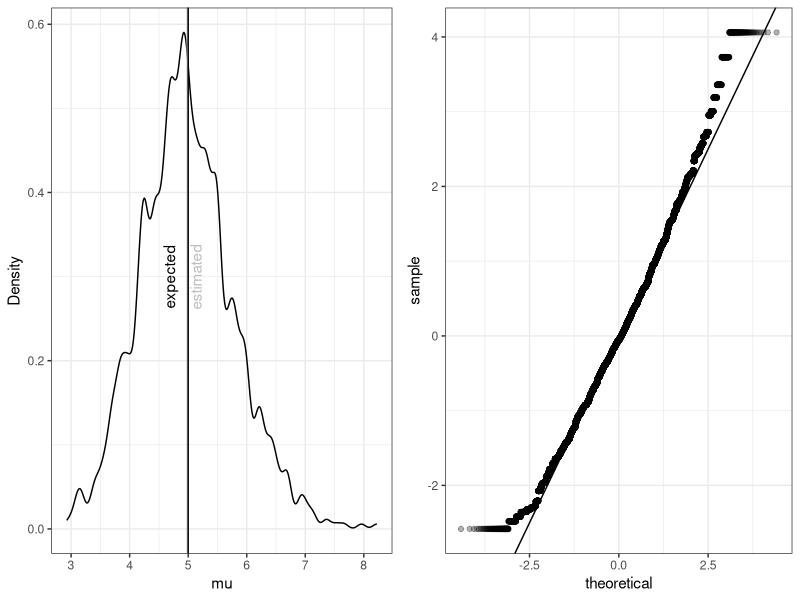
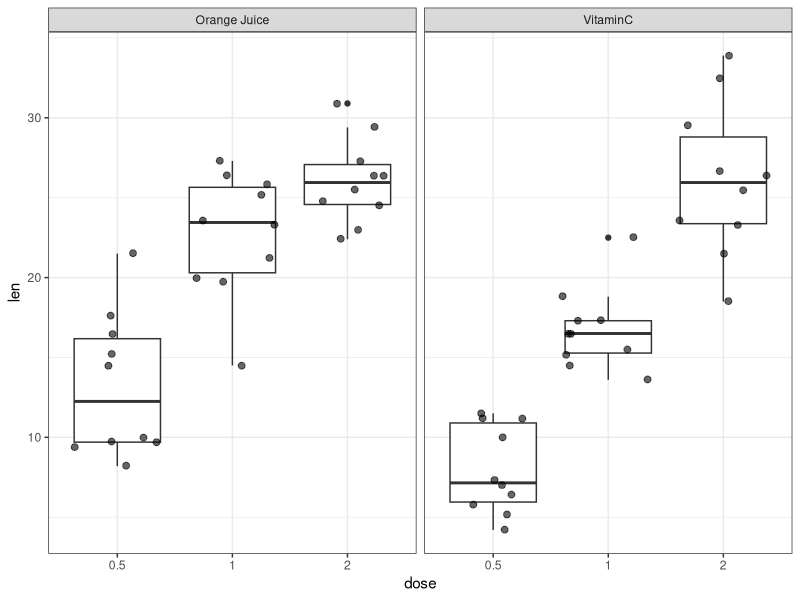

Generate these figures, in order, with R:
## ---- chunk 1
library(reshape2)
library(ggplot2)
library(gridExtra)
library(dplyr)
## ---- chunk 2
simulateExpMean <- function(n, nosim, lambda) {
    mu <- rep(0, nosim)
    for (i in 1:nosim) {
        mu[i] <- mean(rexp(n, lambda))
    }
    return(mu)
}
## ---- chunk 3
set.seed(42)
lambda <- .2
n <- 40
nosim <- 1000
simulations <- data.frame(nosim_100=simulateExpMean(n, 100, lambda),
                          nosim_1000=simulateExpMean(n, 1000, lambda),
                          nosim_10000=simulateExpMean(n, 10000, lambda),
                          nosim_100000=simulateExpMean(n, 100000, lambda))
## ---- chunk 4
mu_hat <- colMeans(simulations)
var_hat <- sapply(simulations, var)
## ---- chunk 5
sTest <- shapiro.test(sample(simulations$nosim_1000, size=5000))
## ---- chunk 6
mu_hat[2] + c(-1,1) * 1.96 * sqrt(var_hat[2])/sqrt(n)
## ---- chunk 7
data(ToothGrowth)
## ---- chunk 8
vitaminC <- filter(ToothGrowth, as.character(supp) == "VC")
orangeJuice <- filter(ToothGrowth, as.character(supp) == "OJ")
## ---- chunk 9
summary(vitaminC$len); summary(orangeJuice$len); table(ToothGrowth$supp, 
                                                       ToothGrowth$dose)
## ---- chunk 10
t_test <- t.test(vitaminC$len, orangeJuice$len, paired=TRUE)
## ---- chunk 11
t_test <- t.test(filter(vitaminC, dose <= .5)$len, 
                 filter(orangeJuice, dose <= .5)$len, 
                 paired=TRUE)
## ---- chunk 12
t_test <- t.test(filter(vitaminC, dose > .5)$len, 
                 filter(orangeJuice, dose > .5)$len, 
                 paired=TRUE)
## ---- chunk 13
p1 <- ggplot() +  
        geom_density(data=simulations, aes(x=nosim_1000, y=..density..)) +
        geom_vline(xintercept = mean(simulations$nosim_1000), color="grey") +
        geom_vline(xintercept = 1/lambda, color="black") + 
        geom_text(aes(x=mean(simulations$nosim_1000), 
                      label="estimated", 
                      y=0.3), 
                      colour="grey", angle=90, 
                      vjust = 1.2, 
                      text=element_text(size=8)) +
        geom_text(aes(x=mean(simulations$nosim_1000), 
                      label="expected", 
                      y=0.3), 
                      colour="black", angle=90, 
                      vjust = -1, 
                      text=element_text(size=8)) +
        xlab(expression(paste("hat(mu) ", '=',
                               mean(simulations$nosim_1000)))) +
        labs(x="mu", y="Density") + 
        theme_bw()

p2 <- ggplot(data=simulations, 
             aes(sample = scale(nosim_1000))) + 
             stat_qq(alpha=0.3) + 
             geom_abline(intercept=0, slope=1) +
             theme_bw()

grid.arrange(p1, p2,
             ncol=2) 
## ---- chunk 14
ToothGrowth$supp <- as.factor(ToothGrowth$supp)
ToothGrowth$dose <- as.factor(ToothGrowth$dose)
levels(ToothGrowth$supp) <- c("Orange Juice", "VitaminC")
ggplot(ToothGrowth, aes(dose, len)) + 
    geom_boxplot() +
    geom_jitter(size=2, alpha=0.6) +
    facet_grid(.~supp) +
    theme_bw()
